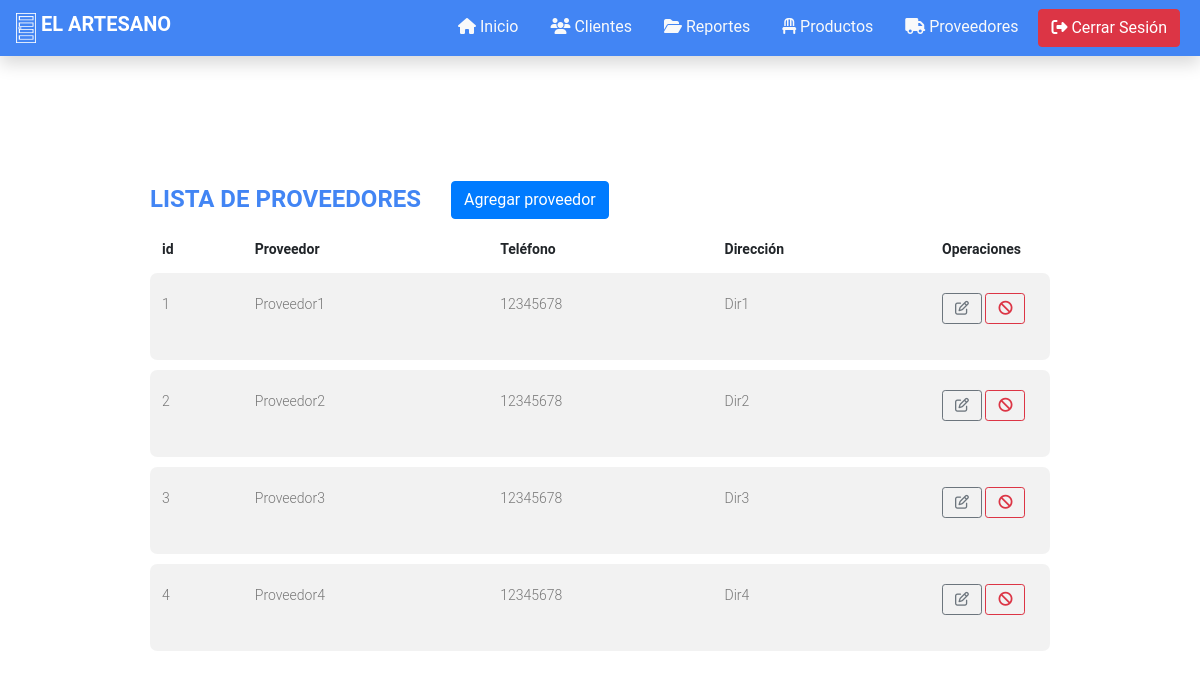
Screenshot of /Proveedor/mostrarListaProveedores (signed in) with the database file from the repository.
### tables this page shows
CREATE TABLE `tbl_proveedores` (
  `idProveedor` int(11) NOT NULL,
  `nombre` varchar(20) NOT NULL,
  `telefono` varchar(20) NOT NULL,
  `direccion` varchar(50) NOT NULL
);

### controllers/ProveedorController.php (called while the page is built, shortened)
<?php
require_once "models/ProveedorModel.php";
class ProveedorController
{
    public function mostrarListaProveedores()
    {
        $proveedorModel = new ProveedorModel();
        $proveedores = $proveedorModel->obtenerProveedores();
        require_once "views/supplierList.php";
    }
}

### database/Database.php (called while the page is built, shortened)
<?php
    class Database
    {
        public function __construct()
        {
            try {
                $this->conn = new PDO("mysql:host=".DB_HOST.";dbname=".DB_NAME."", DB_USER, DB_PASSWORD);
                $this->conn->setAttribute(PDO::ATTR_ERRMODE, PDO::ERRMODE_EXCEPTION);
                $this->conn->exec("SET CHARACTER SET ".DB_CHARSET);
                return $this->conn;
            } catch (Exception $e) {
                print "!Error¡: " . $e->getMessage() . "</br>";
                die();
            }
        }
    }
?>

### models/ProveedorModel.php (called while the page is built, shortened)
<?php
require_once "database/Database.php";
class ProveedorModel extends Database
{
    public function obtenerProveedores()
    {
        $query = "SELECT * FROM " . TBL_PROVEEDORES;
        $statement = $this->conn->prepare($query);
        $result = false;
        if ($statement->execute())
            $result = $statement->fetchAll(PDO::FETCH_ASSOC);
        return $result;
    }
}

### views/supplierList.php (the view, shortened to what this page needs)
<head>
    <link rel="stylesheet" href="<?= BASE_DIR; ?>/assets/css/productTable.css">
</head>
<body>
    <main class="m-0 px-3 vh-100 row justify-content-center align-items-center">
        <div class="content">
            <div class="container mt-5">
                <div class="row">
                    <div class="col-auto">
                        <h1 class="table-header">Lista de Proveedores</h1>
                    </div>
                    <div class="col-auto">
                        <a class="btn btn-primary" href="">Agregar proveedor</a>
                    </div>
                </div>
                <div class="table-responsive custom-table-responsive" style="max-height: 80vh">
                    <table class="table table-hover custom-table">
                        <thead>
                            <tr>
                                <th scope="col">id</th>
                                <th scope="col">Proveedor</th>
                                <th scope="col">Teléfono</th>
                                <th scope="col">Dirección</th>
                                <th scope="col" width="120px">Operaciones</th>
                            </tr>
                        </thead>
                        <tbody>
                            <?php
                            foreach ($proveedores as $proveedor) {
                                echo "<tr scope='row' id = " . $proveedor[PROV_ID] . ">";
                                echo "<td>" . $proveedor[PROV_ID] . "</td>";
                                echo "<td>" . $proveedor[PROV_NOMBRE] . "</td>";
                                echo "<td>" . $proveedor[PROV_TEL] . "</td>";
                                echo "<td>" . $proveedor[PROV_DIR] . "</td>";
                                echo '<td><div class="form-group">
                                            <button type="submit" class="btn btn-outline-secondary btn-sm" style="width: 40px;"><i class="far fa-edit"></i></button>
                                            <button type="submit" class="btn btn-outline-danger btn-sm" style="width: 40px;"><i class="fas fa-ban"></i></button>
                                          </div></td>';
                                echo "</tr>";
                                echo "<tr class='spacer'><td colspan='100'></td></tr>";
                            }
                            ?>
                        </tbody>
                    </table>
                </div>
            </div>
        </div>
    </main>

### assets/css/navbar.css (style rules this page uses)
body { font-family: "Roboto", sans-serif; font-size: 14px; line-height: 1.6em; }
.btn { width: 100%; }

### assets/css/productTable.css (style rules this page uses)
.table-header { padding: 4px 0; color: #4285F4; font-size: 24px; font-weight: 700; text-transform: uppercase; }
.content { padding-top: 10px; }
.custom-table { width: 1000px; }
.custom-table thead tr, .custom-table thead th { border-top: none; border-bottom: none !important; }
.custom-table tbody th, .custom-table tbody td { color: #777; font-weight: 400; padding-bottom: 20px; padding-top: 20px; font-weight: 300; }
.custom-table tbody tr:not(.spacer) { border-radius: 7px; overflow: hidden; -webkit-transition: .3s all ease; -o-transition: .3s all ease; transition: .3s all ease; }
.custom-table tbody tr th, .custom-table tbody tr td { background: rgba(0, 0, 0, 0.05); border: none; }
.custom-table tbody tr th:first-child, .custom-table tbody tr td:first-child { border-top-left-radius: 7px; border-bottom-left-radius: 7px; }
.custom-table tbody tr th:last-child, .custom-table tbody tr td:last-child { border-top-right-radius: 7px; border-bottom-right-radius: 7px; }
.custom-table tbody tr.spacer td { padding: 0 !important; height: 10px; border-radius: 0 !important; background: transparent !important; }
@media screen and (max-width: 1200px) { .custom-table { width: 900px; } }

### rows the page displays
tbl_proveedores: idProveedor "1", nombre "Proveedor1", telefono "12345678", direccion "Dir1"
tbl_proveedores: idProveedor "2", nombre "Proveedor2", telefono "12345678", direccion "Dir2"
tbl_proveedores: idProveedor "3", nombre "Proveedor3", telefono "12345678", direccion "Dir3"
tbl_proveedores: idProveedor "4", nombre "Proveedor4", telefono "12345678", direccion "Dir4"
